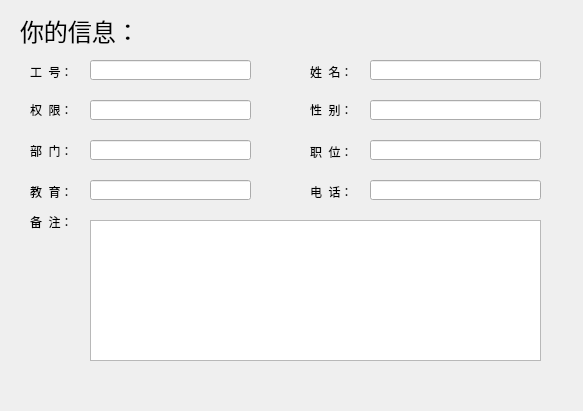
<?xml version="1.0" encoding="UTF-8"?>
<ui version="4.0">
 <class>StaffMsg</class>
 <widget class="QDialog" name="StaffMsg">
  <property name="geometry">
   <rect>
    <x>0</x>
    <y>0</y>
    <width>583</width>
    <height>411</height>
   </rect>
  </property>
  <property name="windowTitle">
   <string>Dialog</string>
  </property>
  <widget class="QLabel" name="label">
   <property name="geometry">
    <rect>
     <x>30</x>
     <y>62</y>
     <width>54</width>
     <height>20</height>
    </rect>
   </property>
   <property name="text">
    <string>工  号：</string>
   </property>
  </widget>
  <widget class="QLabel" name="label_2">
   <property name="geometry">
    <rect>
     <x>310</x>
     <y>61</y>
     <width>54</width>
     <height>21</height>
    </rect>
   </property>
   <property name="text">
    <string>姓  名：</string>
   </property>
  </widget>
  <widget class="QLabel" name="label_3">
   <property name="geometry">
    <rect>
     <x>20</x>
     <y>10</y>
     <width>121</width>
     <height>41</height>
    </rect>
   </property>
   <property name="text">
    <string>&lt;!DOCTYPE HTML PUBLIC &quot;-//W3C//DTD HTML 4.0//EN&quot; &quot;http://www.w3.org/TR/REC-html40/strict.dtd&quot;&gt;
&lt;html&gt;&lt;head&gt;&lt;meta name=&quot;qrichtext&quot; content=&quot;1&quot; /&gt;&lt;style type=&quot;text/css&quot;&gt;
p, li { white-space: pre-wrap; }
&lt;/style&gt;&lt;/head&gt;&lt;body style=&quot; font-family:'SimSun'; font-size:9pt; font-weight:400; font-style:normal;&quot;&gt;
&lt;p style=&quot; margin-top:0px; margin-bottom:0px; margin-left:0px; margin-right:0px; -qt-block-indent:0; text-indent:0px;&quot;&gt;&lt;span style=&quot; font-size:18pt;&quot;&gt;你的信息：&lt;/span&gt;&lt;/p&gt;&lt;/body&gt;&lt;/html&gt;</string>
   </property>
  </widget>
  <widget class="QLabel" name="label_4">
   <property name="geometry">
    <rect>
     <x>310</x>
     <y>100</y>
     <width>54</width>
     <height>20</height>
    </rect>
   </property>
   <property name="text">
    <string>性  别：</string>
   </property>
  </widget>
  <widget class="QLabel" name="label_5">
   <property name="geometry">
    <rect>
     <x>30</x>
     <y>100</y>
     <width>54</width>
     <height>20</height>
    </rect>
   </property>
   <property name="text">
    <string>权  限：</string>
   </property>
  </widget>
  <widget class="QLabel" name="label_6">
   <property name="geometry">
    <rect>
     <x>30</x>
     <y>140</y>
     <width>54</width>
     <height>21</height>
    </rect>
   </property>
   <property name="text">
    <string>部  门：</string>
   </property>
  </widget>
  <widget class="QLabel" name="label_7">
   <property name="geometry">
    <rect>
     <x>310</x>
     <y>141</y>
     <width>54</width>
     <height>21</height>
    </rect>
   </property>
   <property name="text">
    <string>职  位：</string>
   </property>
  </widget>
  <widget class="QLabel" name="label_8">
   <property name="geometry">
    <rect>
     <x>30</x>
     <y>181</y>
     <width>54</width>
     <height>21</height>
    </rect>
   </property>
   <property name="text">
    <string>教  育：</string>
   </property>
  </widget>
  <widget class="QLineEdit" name="lineEdit">
   <property name="geometry">
    <rect>
     <x>90</x>
     <y>60</y>
     <width>161</width>
     <height>20</height>
    </rect>
   </property>
  </widget>
  <widget class="QLineEdit" name="lineEdit_2">
   <property name="geometry">
    <rect>
     <x>370</x>
     <y>60</y>
     <width>171</width>
     <height>20</height>
    </rect>
   </property>
  </widget>
  <widget class="QLineEdit" name="lineEdit_3">
   <property name="geometry">
    <rect>
     <x>90</x>
     <y>100</y>
     <width>161</width>
     <height>20</height>
    </rect>
   </property>
  </widget>
  <widget class="QLineEdit" name="lineEdit_4">
   <property name="geometry">
    <rect>
     <x>370</x>
     <y>100</y>
     <width>171</width>
     <height>20</height>
    </rect>
   </property>
  </widget>
  <widget class="QLineEdit" name="lineEdit_5">
   <property name="geometry">
    <rect>
     <x>90</x>
     <y>140</y>
     <width>161</width>
     <height>20</height>
    </rect>
   </property>
  </widget>
  <widget class="QLineEdit" name="lineEdit_6">
   <property name="geometry">
    <rect>
     <x>370</x>
     <y>140</y>
     <width>171</width>
     <height>20</height>
    </rect>
   </property>
  </widget>
  <widget class="QLineEdit" name="lineEdit_7">
   <property name="geometry">
    <rect>
     <x>90</x>
     <y>180</y>
     <width>161</width>
     <height>20</height>
    </rect>
   </property>
  </widget>
  <widget class="QLabel" name="label_9">
   <property name="geometry">
    <rect>
     <x>30</x>
     <y>212</y>
     <width>54</width>
     <height>20</height>
    </rect>
   </property>
   <property name="text">
    <string>备  注：</string>
   </property>
  </widget>
  <widget class="QPlainTextEdit" name="plainTextEdit">
   <property name="geometry">
    <rect>
     <x>90</x>
     <y>220</y>
     <width>451</width>
     <height>141</height>
    </rect>
   </property>
  </widget>
  <widget class="QLabel" name="label_10">
   <property name="geometry">
    <rect>
     <x>310</x>
     <y>182</y>
     <width>54</width>
     <height>20</height>
    </rect>
   </property>
   <property name="text">
    <string>电  话：</string>
   </property>
  </widget>
  <widget class="QLineEdit" name="lineEdit_8">
   <property name="geometry">
    <rect>
     <x>370</x>
     <y>180</y>
     <width>171</width>
     <height>20</height>
    </rect>
   </property>
  </widget>
 </widget>
 <resources/>
 <connections/>
</ui>
